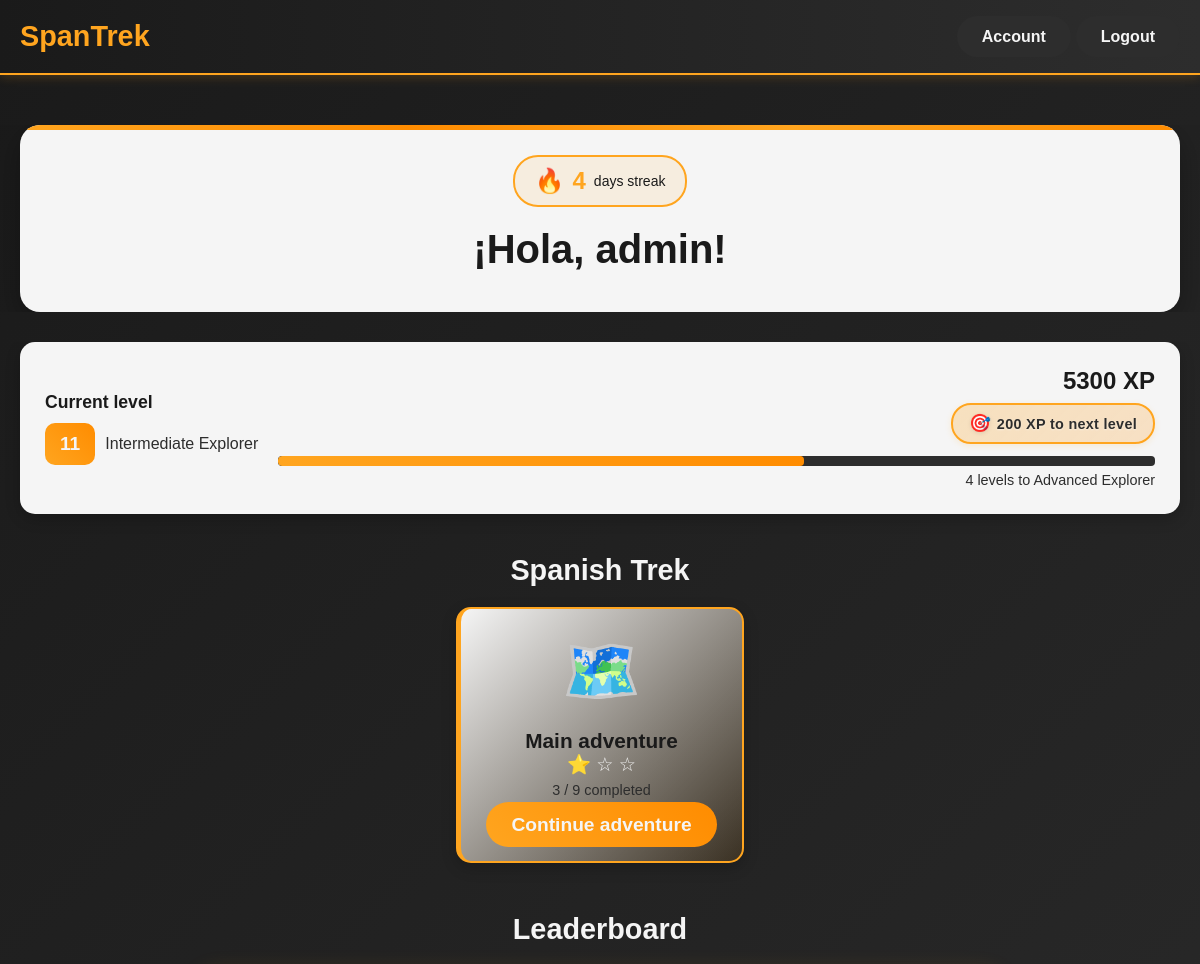
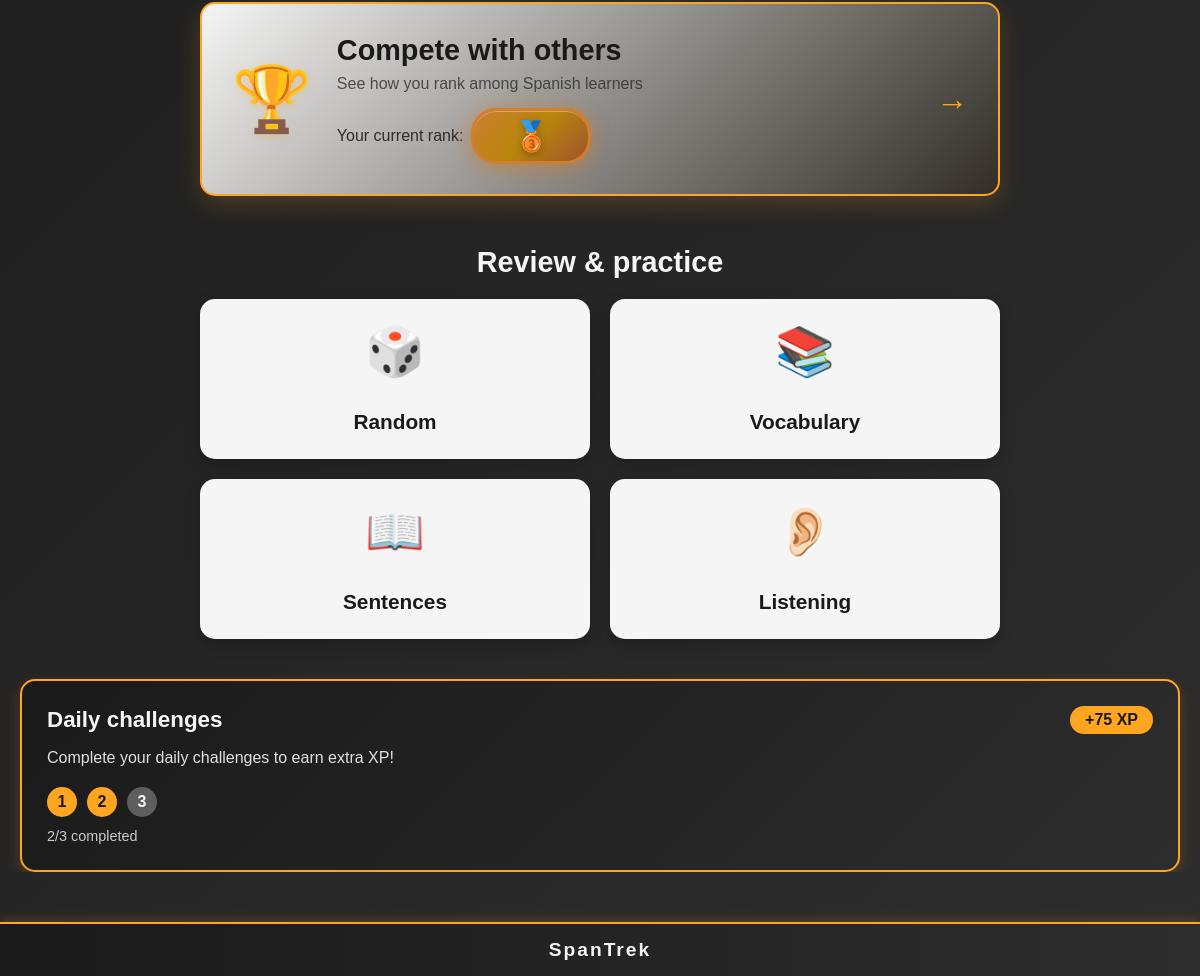
/ (signed in), run on the app's committed database (2 pictures, top to bottom).
### base/models.py (models this page shows, shortened)
class User(AbstractUser):
    username = models.CharField(max_length=150, unique=True, blank=False, null=False)
    email = models.EmailField(unique=True, blank=False, null=False)
    avatar = models.ImageField(default='avatars/default_avatar.png', upload_to='avatars/', null=True, blank=True)
    level = models.IntegerField(default=1)
    experience = models.IntegerField(default=0)
    adventure_progress = models.IntegerField(default=0)
    passports_earned = models.JSONField(default=list, blank=True)
    words_learned = models.JSONField(default=list, blank=True)
    sentences_learned = models.JSONField(default=list, blank=True)
    audio_learned = models.JSONField(default=list, blank=True)
    use_of_spanish = models.IntegerField(default=0)
    days_streak = models.IntegerField(default=0)
    highest_streak = models.IntegerField(default=0)
    activity_days = models.JSONField(default=list, blank=True)
    last_activity_date = models.DateField(null=True, blank=True)
    default_random_practice_count = models.IntegerField(default=20)
    default_vocabulary_practice_count = models.IntegerField(default=20)
    default_sentence_practice_count = models.IntegerField(default=10)
    default_listening_practice_count = models.IntegerField(default=10)
    country_lessons_progress = models.JSONField(default=dict, blank=True)  # e.g., {"Spain": 3, "Mexico": 5}
    landmark_lessons_progress = models.JSONField(default=dict, blank=True)  # e.g., {"Madrid": 2, "Warsaw": 4}
    daily_challenges = models.JSONField(default=list, blank=True)
    daily_challenges_creation_date = models.DateField(null=True, blank=True)
    daily_challenges_completed = models.BooleanField(default=False)
    USERNAME_FIELD = 'email'
    REQUIRED_FIELDS = ['username']

### base/views.py (the view)
# urls.py: path("", views.home_page, name="home_page"),
@login_required
def home_page(request):
    if not request.user.is_authenticated:
        return redirect('login_page')
    if (request.user.daily_challenges_creation_date is None or
        request.user.daily_challenges_creation_date < date.today()) and request.user.adventure_progress != 0:
        request.user.daily_challenges_creation_date = date.today()
        request.user.create_daily_challenges()
        request.user.save()
    all_lessons_count = Lesson.objects.count()
    completed_daily_challenges_count = sum(1 for challenge in request.user.daily_challenges if challenge['completed'])
    daily_challenges = request.user.daily_challenges
    user_level_name = get_user_level_name(request.user.level)
    levels_for_next_level = 5 - (request.user.level % 5)
    next_level_name = get_user_level_name(request.user.level + levels_for_next_level)
    xp_for_next_level = (request.user.level * 500) - request.user.experience
    progress_percentage = ((500 - xp_for_next_level) / 5 if xp_for_next_level > 0 else 0)
    main_adventure_progress_percentage = (request.user.adventure_progress / all_lessons_count * 100) if all_lessons_count > 0 else 0
    filled_stars = int(main_adventure_progress_percentage // 33.33)
    xp_for_next_level = (request.user.level * 500) - request.user.experience
    leaderboard_user_position = None
    if request.user.experience > 0:
        leaderboard_user_position = get_surrounding_leaderboard_users(request, only_user_position=True)
    context = {
        'all_lessons_count': all_lessons_count,
        'completed_daily_challenges_count': completed_daily_challenges_count,
        'daily_challenges': daily_challenges,
        'user_level_name': user_level_name,
        'levels_for_next_level': levels_for_next_level,
        'next_level_name': next_level_name,
        'progress_percentage': progress_percentage,
        'filled_stars': filled_stars,
        'xp_for_next_level': xp_for_next_level,
        'leaderboard_user_position': leaderboard_user_position,
    }
    return render(request, 'base/home.html', context=context)

### templates/base/home.html (shortened to what this page needs)
{%extends 'base/base.html'%} {%load static%} {% block styles %}
{{ block.super }}
<link rel="stylesheet" type="text/css" href="{% static 'styles/base/home.css' %}" />
{% endblock styles %} {%block content%}
<div class="hero-section">
    <div class="hero-content">
        <div class="welcome-card">
            <div class="streak-info">
                {% if user.days_streak != 0 %}
                <div class="streak-flame">🔥</div>
                <span class="streak-count">{{ user.days_streak }}</span>
                <span class="streak-text">
                    {% if user.days_streak > 1 %} days streak {% else %} day
                    streak {% endif %}
                </span>
                {% else %}
                <span class="streak-count">Start your daily streak!</span>
                {% endif %}
            </div>
            <h1 class="welcome-title">¡Hola, {{ user.username }}!</h1>
        </div>
    </div>
</div>
<div class="main-content">
    <div class="progress-section">
        <div class="level-card">
            <div class="level-info">
                <h3>Current level</h3>
                <div class="level-badge">
                    <span class="level-number">{{ user.level }}</span>
                    <span class="level-name">{{ user_level_name }}</span>
                </div>
            </div>
            <div class="xp-info">
                <span class="xp-text">{{ user.experience }} XP</span>
                <div class="xp-needed">
                    <span class="xp-needed-icon">🎯</span>
                    <span class="xp-needed-text">{{ xp_for_next_level }} XP to next level</span>
                </div>
                <div class="progress-bar">
                    <div class="progress-fill" style="width: {{ progress_percentage }}%"></div>
                </div>
                <span class="next-level">{{ levels_for_next_level }} levels to {{ next_level_name }}</span>
            </div>
        </div>
    </div>
    <div class="main-course-section">
        <h2 class="section-title">Spanish Trek</h2>
        <div class="main-course-card">
            <a href="{% url 'lessons:world_map' %}" class="lesson-card-link">
                <div class="lesson-card current main-lesson {% if filled_stars == 3 %}completed-adventure{% endif %}">
                    <div class="lesson-icon active">
                        🗺️
                    </div>
                    <h4>Main adventure</h4>
                    <div class="lesson-progress">
                        <div class="stars">
                            {% for i in "012"|make_list %}
                                {% if forloop.counter0 < filled_stars %}⭐
                                {% else %}☆
                                {% endif %}
                            {% endfor %}
                        </div>
                        <span class="completion">{{ user.adventure_progress }} / {{ all_lessons_count }}
                            completed</span>
                    </div>
                    <span class="continue-btn">
                        {% if filled_stars == 3 %}
                        Repeat adventure
                        {% else %}
                        Continue adventure
                        {% endif %}
                    </span>
                </div>
            </a>
        </div>
    </div>
    <div class="leaderboard-section">
        <h2 class="section-title">Leaderboard</h2>
        <div class="leaderboard-card">
            <a href="{% url 'leaderboard' 'user_position'%}" class="leaderboard-link">
                <div class="leaderboard-content">
                    <div class="leaderboard-icon">🏆</div>
                    <div class="leaderboard-info">
                        <h3>Compete with others</h3>
                        <p>See how you rank among Spanish learners</p>
                        <div class="current-rank">
                            <span class="rank-text">Your current rank: </span>
                            {% if leaderboard_user_position %}
                                {% if leaderboard_user_position <= 3 %}
                                    <div class="podium-rank rank-{{ leaderboard_user_position }}">
                                        <div class="podium-medal">
                                            {% if leaderboard_user_position == 1 %}🥇
                                            {% elif leaderboard_user_position == 2 %}🥈
                                            {% elif leaderboard_user_position == 3 %}🥉
                                            {% endif %}
                                        </div>
                                    </div>
                                {% else %}
                                    <span class="rank-number">{{ leaderboard_user_position }}</span>
                                {% endif %}
                            {% else %}
                                <span class="rank-number">Unranked</span>
                            {% endif %}
                        </div>
                    </div>
                    <div class="leaderboard-arrow">→</div>
                </div>
            </a>
        </div>
    </div>
    <div class="review-section">
        <h2 class="section-title">Review & practice</h2>
        <div class="lessons-grid">
            {% if user.words_learned|length > 0 or user.sentences_learned|length > 0 or user.audio_learned|length > 0 %}
            <a href="{% url 'practice:practice_intro' 'random' %}" class="lesson-card-link">
                <div class="lesson-card">
                    <div class="lesson-icon">🎲</div>
                    <h4>Random</h4>
                </div>
            </a>
            {%else%}
            <div class="lesson-card locked">
                <div class="lesson-icon">🎲</div>
                <h4>Random</h4>
                <p class="lock-text">Start SpanTrek adventure to unlock practice</p>
            </div>
            {% endif %}
            {% if user.words_learned|length > 0 %}
            <a href="{% url 'practice:practice_intro' 'vocabulary' %}" class="lesson-card-link">
                <div class="lesson-card">
                    <div class="lesson-icon">📚</div>
                    <h4>Vocabulary</h4>
                </div>
            </a>
            {% else %}
            <div class="lesson-card locked">
                <div class="lesson-icon">📚</div>
                <h4>Vocabulary</h4>
                <p class="lock-text">Learn some vocabularies first to unlock practice</p>
            </div>
            {% endif %}
            {% if user.sentences_learned|length > 0 %}
            <a href="{% url 'practice:practice_intro' 'sentence' %}" class="lesson-card-link">
                <div class="lesson-card">
                    <div class="lesson-icon">📖</div>
                    <h4>Sentences</h4>
                </div>
            </a>
            {% else %}
            <div class="lesson-card locked">
                <div class="lesson-icon">📖</div>
                <h4>Sentences</h4>
                <p class="lock-text">Learn some sentences first to unlock practice</p>
            </div>
            {% endif %}
            {% if user.audio_learned|length > 0 %}
            <a href="{% url 'practice:practice_intro' 'listening' %}" class="lesson-card-link">
                <div class="lesson-card">
                    <div class="lesson-icon">👂🏻</div>
                    <h4>Listening</h4>
                </div>
            </a>
            {% else %}
            <div class="lesson-card locked">
                <div class="lesson-icon">👂🏻</div>
                <h4>Listening</h4>
                <p class="lock-text">Learn some audio first to unlock practice</p>
            </div>
            {% endif %}
        </div>
        <div class="daily-challenge">
            <div class="challenge-card">
                <div class="challenge-header">
                    <h3>Daily challenges</h3>
                    <div class="{% if completed_daily_challenges_count == daily_challenges|length %}challenge-reward completed{%else%}challenge-reward{% endif %}">
                        {% if completed_daily_challenges_count == daily_challenges|length %}
                            {% if user.adventure_progress == 0%}
                                Start adventure to unlock daily challenges!
                            {% else %}
                                Completed! +75 XP
                            {% endif %}
                        {% else %}
                            +75 XP
                        {% endif %}
                    </div>
                </div>
                <p class="challenge-text">
                    Complete your daily challenges to earn extra XP!
                </p>
                <div class="challenge-progress">
                    <div class="challenge-steps">
                        {% for challenge in daily_challenges %}
                            {% if challenge.completed %}
                            <div class="step completed challenge-step" challenge-description="{{ challenge.description }}">{{ forloop.counter }}</div>
                            {% else %}
                            <div class="step challenge-step" challenge-description="{{ challenge.description }}">{{ forloop.counter }}</div>
                            {% endif %}
                        {% endfor %}
                    </div>
                    {% if user.adventure_progress != 0 %}
                        <span class="challenge-status">{{ completed_daily_challenges_count }}/{{ daily_challenges|length }} completed</span>
                    {% endif %}
                </div>
            </div>
        </div>
    </div>
</div>
{%endblock content%}

### templates/base/base.html (shortened to what this page needs)
<!DOCTYPE html>
<html>
    <head>
        {%block styles%}
        {% load static %}
        <link
            rel="stylesheet"
            type="text/css"
            href="{% static 'styles/base/base.css' %}"
        />
        {%endblock styles%}
    </head>
    <body>
        {% block navbar %} {%include 'base/navbar.html'%} {% endblock navbar %}
        {%block content%}{%endblock content%}
        {%include 'base/footer.html'%}
    </body>
</html>

### templates/base/navbar.html
{%load static%}
<link
    rel="stylesheet"
    type="text/css"
    href="{% static 'styles/base/navbar.css' %}"
/>
<header>
    <nav class="navbar">
        <div class="navbar-brand">
            <a href="{% url 'home_page' %}">SpanTrek</a>
        </div>
        <div class="buttons-section">
            <div class="logout-section">
                <a href="{% url 'user_page' user.id %}" class="logout-btn">Account</a>
            </div>
            <div class="logout-section">
                <a href="{% url 'logout_user' %}" class="logout-btn">Logout</a>
            </div>
        </div>
    </nav>
</header>

### templates/base/footer.html
{%load static%}
<link
    rel="stylesheet"
    type="text/css"
    href="{% static 'styles/base/footer.css' %}"
/>
<footer>
    <div class="footer">SpanTrek</div>
</footer>

### data on the page
User: days_streak "4", username "admin", level "11", experience "5300", adventure_progress "3"

### other printed values
{{ user_level_name }} "Intermediate Explorer"
{{ xp_for_next_level }} "200"
{{ levels_for_next_level }} "4"
{{ next_level_name }} "Advanced Explorer"
{{ all_lessons_count }} "9"
{{ completed_daily_challenges_count }} "2"
{{ daily_challenges|length }} "3"
